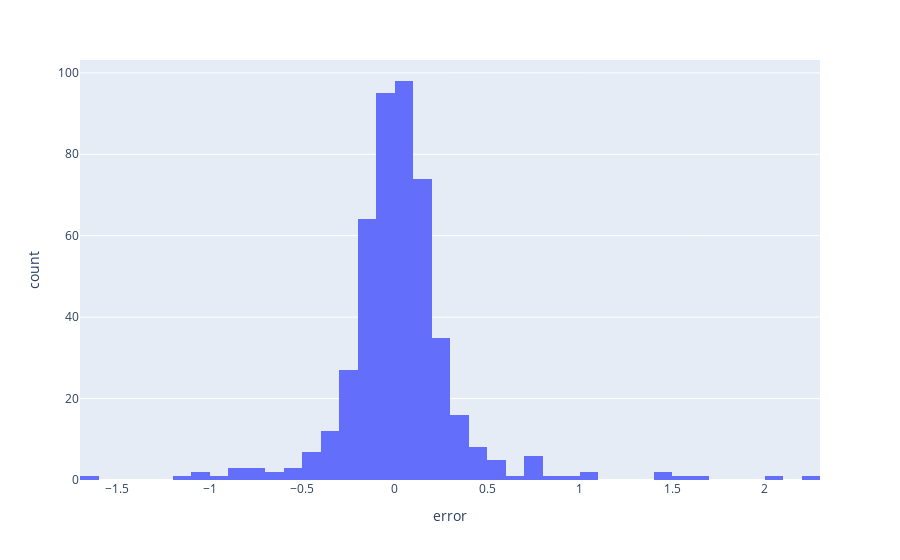

Source (notebook cell):
### Markdown cell above
Tirar o titulo do grafico 

deixar tudo em portugues 

y = ROC
Legenda a linha azul e vermelha - real vs predito

Chamar index de days

### Code cell
show_distribution_error()

### Figure 1 — Plotly figure (JSON) as saved in the notebook; plotly's stock layout.template omitted (floating-point values rounded to 4 significant figures; data arrays with more than 128 entries replaced by an {"elided": "..."} marker saying what was removed)
{"data": [{"alignmentgroup": "True", "bingroup": "x", "hovertemplate": "error=%{x}<br>count=%{y}<extra></extra>", "legendgroup": "", "marker": {"color": "#636efa", "pattern": {"shape": ""}}, "name": "", "offsetgroup": "", "orientation": "v", "showlegend": false, "type": "histogram", "x": {"elided": "474 float values"}, "xaxis": "x", "yaxis": "y"}], "layout": {"barmode": "relative", "legend": {"tracegroupgap": 0}, "margin": {"t": 60}, "xaxis": {"anchor": "y", "domain": [0, 1], "title": {"text": "error"}}, "yaxis": {"anchor": "x", "domain": [0, 1], "title": {"text": "count"}}}}
